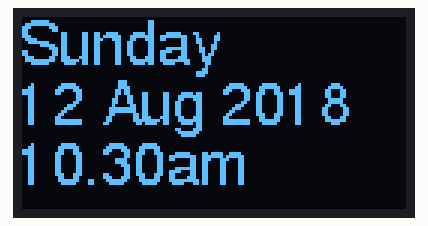
Recording of a program running on a simulated MicroPython board. Parts: 128×64 one-colour display. Library files of the repository ran but are not shown: writer.py, freesans20.py, ssd1306.py; what the program prints to the serial console is not drawn. At 0.1 s the program stops and its outputs stay as they are.

Above: at 0.1 s.

The program:

main.py
```python
# writer_demo.py Demo pogram for rendering arbitrary fonts to an SSD1306 OLED display.
# Illustrates a minimal example. Requires ssd1306_setup.py which contains
# wiring details.

# The MIT License (MIT)
#
# Copyright (c) 2018 Peter Hinch
#
# Permission is hereby granted, free of charge, to any person obtaining a copy
# of this software and associated documentation files (the "Software"), to deal
# in the Software without restriction, including without limitation the rights
# to use, copy, modify, merge, publish, distribute, sublicense, and/or sell
# copies of the Software, and to permit persons to whom the Software is
# furnished to do so, subject to the following conditions:
#
# The above copyright notice and this permission notice shall be included in
# all copies or substantial portions of the Software.
#
# THE SOFTWARE IS PROVIDED "AS IS", WITHOUT WARRANTY OF ANY KIND, EXPRESS OR
# IMPLIED, INCLUDING BUT NOT LIMITED TO THE WARRANTIES OF MERCHANTABILITY,
# FITNESS FOR A PARTICULAR PURPOSE AND NONINFRINGEMENT. IN NO EVENT SHALL THE
# AUTHORS OR COPYRIGHT HOLDERS BE LIABLE FOR ANY CLAIM, DAMAGES OR OTHER
# LIABILITY, WHETHER IN AN ACTION OF CONTRACT, TORT OR OTHERWISE, ARISING FROM,
# OUT OF OR IN CONNECTION WITH THE SOFTWARE OR THE USE OR OTHER DEALINGS IN
# THE SOFTWARE.


# https://learn.adafruit.com/monochrome-oled-breakouts/wiring-128x32-spi-oled-display
# https://www.proto-pic.co.uk/monochrome-128x32-oled-graphic-display.html

# V0.3 13th Aug 2018

import machine
from ssd1306_setup import WIDTH, HEIGHT, setup
from writer import Writer

# Font
import freesans20


def test():
    ssd = setup(use_spi=False, soft=True)  # Create a display instance
    # rhs = WIDTH -1
    # ssd.line(rhs - 20, 0, rhs, 20, 1)
    # square_side = 10
    # ssd.fill_rect(rhs - square_side, 0, square_side, square_side, 1)

    wri = Writer(ssd, freesans20)
    Writer.set_textpos(ssd, 0, 0)  # verbose = False to suppress console output
    wri.printstring("Sunday\n")
    wri.printstring("12 Aug 2018\n")
    wri.printstring("10.30am")
    ssd.show()


print(
    "Test assumes a 128*64 (w*h) display. Edit WIDTH and HEIGHT in ssd1306_setup.py for others."
)
print("Device pinouts are comments in ssd1306_setup.py.")
print("Issue:")
print("writer_demo.test() for an I2C connected device.")
print("writer_demo.test(True) for an SPI connected device.")

test()
```

ssd1306_setup.py
```python
# ssd1306_setup.py Demo pogram for rendering arbitrary fonts to an SSD1306 OLED display.
# Device initialisation

# The MIT License (MIT)
#
# Copyright (c) 2016 Peter Hinch
#
# Permission is hereby granted, free of charge, to any person obtaining a copy
# of this software and associated documentation files (the "Software"), to deal
# in the Software without restriction, including without limitation the rights
# to use, copy, modify, merge, publish, distribute, sublicense, and/or sell
# copies of the Software, and to permit persons to whom the Software is
# furnished to do so, subject to the following conditions:
#
# The above copyright notice and this permission notice shall be included in
# all copies or substantial portions of the Software.
#
# THE SOFTWARE IS PROVIDED "AS IS", WITHOUT WARRANTY OF ANY KIND, EXPRESS OR
# IMPLIED, INCLUDING BUT NOT LIMITED TO THE WARRANTIES OF MERCHANTABILITY,
# FITNESS FOR A PARTICULAR PURPOSE AND NONINFRINGEMENT. IN NO EVENT SHALL THE
# AUTHORS OR COPYRIGHT HOLDERS BE LIABLE FOR ANY CLAIM, DAMAGES OR OTHER
# LIABILITY, WHETHER IN AN ACTION OF CONTRACT, TORT OR OTHERWISE, ARISING FROM,
# OUT OF OR IN CONNECTION WITH THE SOFTWARE OR THE USE OR OTHER DEALINGS IN
# THE SOFTWARE.


# https://learn.adafruit.com/monochrome-oled-breakouts/wiring-128x32-spi-oled-display
# https://www.proto-pic.co.uk/monochrome-128x32-oled-graphic-display.html

# V0.3 12th Aug 2018

import machine
from ssd1306 import SSD1306_SPI, SSD1306_I2C

WIDTH = const(128)
HEIGHT = const(64)


def setup(use_spi=False, soft=True):
    if use_spi:
        # Pyb   SSD
        # 3v3   Vin
        # Gnd   Gnd
        # X1    DC
        # X2    CS
        # X3    Rst
        # X6    CLK
        # X8    DATA
        pdc = machine.Pin("X1", machine.Pin.OUT_PP)
        pcs = machine.Pin("X2", machine.Pin.OUT_PP)
        prst = machine.Pin("X3", machine.Pin.OUT_PP)
        if soft:
            spi = machine.SPI(
                sck=machine.Pin("X6"), mosi=machine.Pin("X8"), miso=machine.Pin("X7")
            )
        else:
            spi = machine.SPI(1)
        ssd = SSD1306_SPI(WIDTH, HEIGHT, spi, pdc, prst, pcs)
    else:  # I2C
        # Pyb   SSD
        # 3v3   Vin
        # Gnd   Gnd
        # Y9    CLK
        # Y10   DATA
        if soft:
            pscl = machine.Pin(22, machine.Pin.OPEN_DRAIN)
            psda = machine.Pin(21, machine.Pin.OPEN_DRAIN)
            i2c = machine.I2C(scl=pscl, sda=psda)
        else:
            i2c = machine.I2C(2)
        ssd = SSD1306_I2C(WIDTH, HEIGHT, i2c)
    return ssd
```
